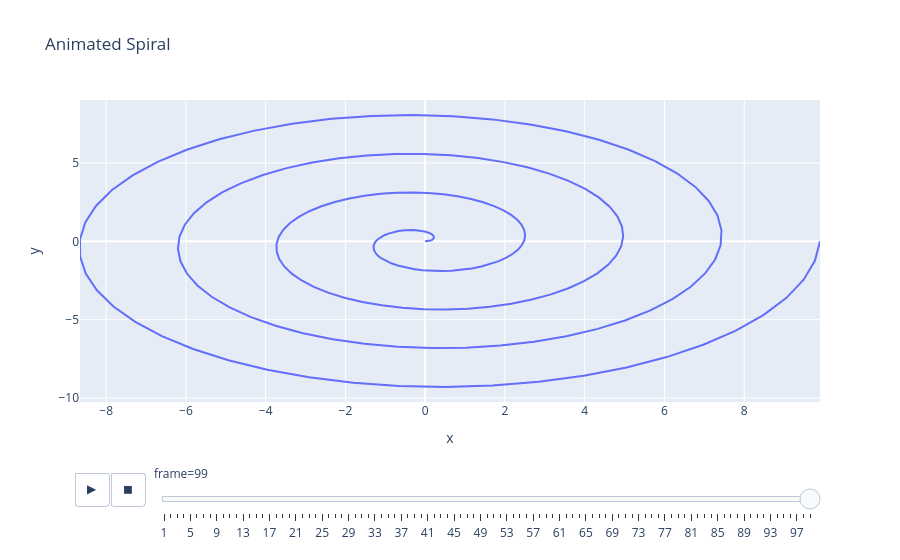

The notebook cell saved with this chart:
### Code cell
import numpy as np
import plotly.express as px
import pandas as pd

frames = []

for t in range(1, 100):
    theta = np.linspace(0, 8*np.pi, 200)
    r = np.linspace(0, t/10, 200)

    x = r * np.cos(theta)
    y = r * np.sin(theta)

    temp = pd.DataFrame({
        "x": x,
        "y": y,
        "frame": t
    })

    frames.append(temp)

df = pd.concat(frames)

fig = px.line(
    df,
    x="x",
    y="y",
    animation_frame="frame",
    title="Animated Spiral"
)

fig.show()

### Figure 1 — Plotly figure (JSON) as saved in the notebook; plotly's stock layout.template omitted (floating-point values rounded to 4 significant figures; data arrays with more than 128 entries replaced by an {"elided": "..."} marker saying what was removed)
{"data": [{"hovertemplate": "frame=99<br>x=%{x}<br>y=%{y}<extra></extra>", "legendgroup": "", "line": {"color": "#636efa", "dash": "solid"}, "marker": {"symbol": "circle"}, "mode": "lines", "name": "", "orientation": "v", "showlegend": false, "type": "scatter", "x": {"elided": "200 float values"}, "xaxis": "x", "y": {"elided": "200 float values"}, "yaxis": "y"}], "layout": {"autosize": true, "legend": {"tracegroupgap": 0}, "sliders": [{"active": 98, "currentvalue": {"prefix": "frame="}, "len": 0.9, "pad": {"b": 10, "t": 60}, "steps": [{"args": [["1"], {"frame": {"duration": 0, "redraw": false}, "fromcurrent": true, "mode": "immediate", "transition": {"duration": 0, "easing": "linear"}}], "label": "1", "method": "animate"}, {"args": [["2"], {"frame": {"duration": 0, "redraw": false}, "fromcurrent": true, "mode": "immediate", "transition": {"duration": 0, "easing": "linear"}}], "label": "2", "method": "animate"}, {"args": [["3"], {"frame": {"duration": 0, "redraw": false}, "fromcurrent": true, "mode": "immediate", "transition": {"duration": 0, "easing": "linear"}}], "label": "3", "method": "animate"}, {"args": [["4"], {"frame": {"duration": 0, "redraw": false}, "fromcurrent": true, "mode": "immediate", "transition": {"duration": 0, "easing": "linear"}}], "label": "4", "method": "animate"}, {"args": [["5"], {"frame": {"duration": 0, "redraw": false}, "fromcurrent": true, "mode": "immediate", "transition": {"duration": 0, "easing": "linear"}}], "label": "5", "method": "animate"}, {"args": [["6"], {"frame": {"duration": 0, "redraw": false}, "fromcurrent": true, "mode": "immediate", "transition": {"duration": 0, "easing": "linear"}}], "label": "6", "method": "animate"}, {"args": [["7"], {"frame": {"duration": 0, "redraw": false}, "fromcurrent": true, "mode": "immediate", "transition": {"duration": 0, "easing": "linear"}}], "label": "7", "method": "animate"}, {"args": [["8"], {"frame": {"duration": 0, "redraw": false}, "fromcurrent": true, "mode": "immediate", "transition": {"duration": 0, "easing": "linear"}}], "label": "8", "method": "animate"}, {"args": [["9"], {"frame": {"duration": 0, "redraw": false}, "fromcurrent": true, "mode": "immediate", "transition": {"duration": 0, "easing": "linear"}}], "label": "9", "method": "animate"}, {"args": [["10"], {"frame": {"duration": 0, "redraw": false}, "fromcurrent": true, "mode": "immediate", "transition": {"duration": 0, "easing": "linear"}}], "label": "10", "method": "animate"}, {"args": [["11"], {"frame": {"duration": 0, "redraw": false}, "fromcurrent": true, "mode": "immediate", "transition": {"duration": 0, "easing": "linear"}}], "label": "11", "method": "animate"}, {"args": [["12"], {"frame": {"duration": 0, "redraw": false}, "fromcurrent": true, "mode": "immediate", "transition": {"duration": 0, "easing": "linear"}}], "label": "12", "method": "animate"}, {"args": [["13"], {"frame": {"duration": 0, "redraw": false}, "fromcurrent": true, "mode": "immediate", "transition": {"duration": 0, "easing": "linear"}}], "label": "13", "method": "animate"}, {"args": [["14"], {"frame": {"duration": 0, "redraw": false}, "fromcurrent": true, "mode": "immediate", "transition": {"duration": 0, "easing": "linear"}}], "label": "14", "method": "animate"}, {"args": [["15"], {"frame": {"duration": 0, "redraw": false}, "fromcurrent": true, "mode": "immediate", "transition": {"duration": 0, "easing": "linear"}}], "label": "15", "method": "animate"}, {"args": [["16"], {"frame": {"duration": 0, "redraw": false}, "fromcurrent": true, "mode": "immediate", "transition": {"duration": 0, "easing": "linear"}}], "label": "16", "method": "animate"}, {"args": [["17"], {"frame": {"duration": 0, "redraw": false}, "fromcurrent": true, "mode": "immediate", "transition": {"duration": 0, "easing": "linear"}}], "label": "17", "method": "animate"}, {"args": [["18"], {"frame": {"duration": 0, "redraw": false}, "fromcurrent": true, "mode": "immediate", "transition": {"duration": 0, "easing": "linear"}}], "label": "18", "method": "animate"}, {"args": [["19"], {"frame": {"duration": 0, "redraw": false}, "fromcurrent": true, "mode": "immediate", "transition": {"duration": 0, "easing": "linear"}}], "label": "19", "method": "animate"}, {"args": [["20"], {"frame": {"duration": 0, "redraw": false}, "fromcurrent": true, "mode": "immediate", "transition": {"duration": 0, "easing": "linear"}}], "label": "20", "method": "animate"}, {"args": [["21"], {"frame": {"duration": 0, "redraw": false}, "fromcurrent": true, "mode": "immediate", "transition": {"duration": 0, "easing": "linear"}}], "label": "21", "method": "animate"}, {"args": [["22"], {"frame": {"duration": 0, "redraw": false}, "fromcurrent": true, "mode": "immediate", "transition": {"duration": 0, "easing": "linear"}}], "label": "22", "method": "animate"}, {"args": [["23"], {"frame": {"duration": 0, "redraw": false}, "fromcurrent": true, "mode": "immediate", "transition": {"duration": 0, "easing": "linear"}}], "label": "23", "method": "animate"}, {"args": [["24"], {"frame": {"duration": 0, "redraw": false}, "fromcurrent": true, "mode": "immediate", "transition": {"duration": 0, "easing": "linear"}}], "label": "24", "method": "animate"}, {"args": [["25"], {"frame": {"duration": 0, "redraw": false}, "fromcurrent": true, "mode": "immediate", "transition": {"duration": 0, "easing": "linear"}}], "label": "25", "method": "animate"}, {"args": [["26"], {"frame": {"duration": 0, "redraw": false}, "fromcurrent": true, "mode": "immediate", "transition": {"duration": 0, "easing": "linear"}}], "label": "26", "method": "animate"}, {"args": [["27"], {"frame": {"duration": 0, "redraw": false}, "fromcurrent": true, "mode": "immediate", "transition": {"duration": 0, "easing": "linear"}}], "label": "27", "method": "animate"}, {"args": [["28"], {"frame": {"duration": 0, "redraw": false}, "fromcurrent": true, "mode": "immediate", "transition": {"duration": 0, "easing": "linear"}}], "label": "28", "method": "animate"}, {"args": [["29"], {"frame": {"duration": 0, "redraw": false}, "fromcurrent": true, "mode": "immediate", "transition": {"duration": 0, "easing": "linear"}}], "label": "29", "method": "animate"}, {"args": [["30"], {"frame": {"duration": 0, "redraw": false}, "fromcurrent": true, "mode": "immediate", "transition": {"duration": 0, "easing": "linear"}}], "label": "30", "method": "animate"}, {"args": [["31"], {"frame": {"duration": 0, "redraw": false}, "fromcurrent": true, "mode": "immediate", "transition": {"duration": 0, "easing": "linear"}}], "label": "31", "method": "animate"}, {"args": [["32"], {"frame": {"duration": 0, "redraw": false}, "fromcurrent": true, "mode": "immediate", "transition": {"duration": 0, "easing": "linear"}}], "label": "32", "method": "animate"}, {"args": [["33"], {"frame": {"duration": 0, "redraw": false}, "fromcurrent": true, "mode": "immediate", "transition": {"duration": 0, "easing": "linear"}}], "label": "33", "method": "animate"}, {"args": [["34"], {"frame": {"duration": 0, "redraw": false}, "fromcurrent": true, "mode": "immediate", "transition": {"duration": 0, "easing": "linear"}}], "label": "34", "method": "animate"}, {"args": [["35"], {"frame": {"duration": 0, "redraw": false}, "fromcurrent": true, "mode": "immediate", "transition": {"duration": 0, "easing": "linear"}}], "label": "35", "method": "animate"}, {"args": [["36"], {"frame": {"duration": 0, "redraw": false}, "fromcurrent": true, "mode": "immediate", "transition": {"duration": 0, "easing": "linear"}}], "label": "36", "method": "animate"}, {"args": [["37"], {"frame": {"duration": 0, "redraw": false}, "fromcurrent": true, "mode": "immediate", "transition": {"duration": 0, "easing": "linear"}}], "label": "37", "method": "animate"}, {"args": [["38"], {"frame": {"duration": 0, "redraw": false}, "fromcurrent": true, "mode": "immediate", "transition": {"duration": 0, "easing": "linear"}}], "label": "38", "method": "animate"}, {"args": [["39"], {"frame": {"duration": 0, "redraw": false}, "fromcurrent": true, "mode": "immediate", "transition": {"duration": 0, "easing": "linear"}}], "label": "39", "method": "animate"}, {"args": [["40"], {"frame": {"duration": 0, "redraw": false}, "fromcurrent": true, "mode": "immediate", "transition": {"duration": 0, "easing": "linear"}}], "label": "40", "method": "animate"}, {"args": [["41"], {"frame": {"duration": 0, "redraw": false}, "fromcurrent": true, "mode": "immediate", "transition": {"duration": 0, "easing": "linear"}}], "label": "41", "method": "animate"}, {"args": [["42"], {"frame": {"duration": 0, "redraw": false}, "fromcurrent": true, "mode": "immediate", "transition": {"duration": 0, "easing": "linear"}}], "label": "42", "method": "animate"}, {"args": [["43"], {"frame": {"duration": 0, "redraw": false}, "fromcurrent": true, "mode": "immediate", "transition": {"duration": 0, "easing": "linear"}}], "label": "43", "method": "animate"}, {"args": [["44"], {"frame": {"duration": 0, "redraw": false}, "fromcurrent": true, "mode": "immediate", "transition": {"duration": 0, "easing": "linear"}}], "label": "44", "method": "animate"}, {"args": [["45"], {"frame": {"duration": 0, "redraw": false}, "fromcurrent": true, "mode": "immediate", "transition": {"duration": 0, "easing": "linear"}}], "label": "45", "method": "animate"}, {"args": [["46"], {"frame": {"duration": 0, "redraw": false}, "fromcurrent": true, "mode": "immediate", "transition": {"duration": 0, "easing": "linear"}}], "label": "46", "method": "animate"}, {"args": [["47"], {"frame": {"duration": 0, "redraw": false}, "fromcurrent": true, "mode": "immediate", "transition": {"duration": 0, "easing": "linear"}}], "label": "47", "method": "animate"}, {"args": [["48"], {"frame": {"duration": 0, "redraw": false}, "fromcurrent": true, "mode": "immediate", "transition": {"duration": 0, "easing": "linear"}}], "label": "48", "method": "animate"}, {"args": [["49"], {"frame": {"duration": 0, "redraw": false}, "fromcurrent": true, "mode": "immediate", "transition": {"duration": 0, "easing": "linear"}}], "label": "49", "method": "animate"}, {"args": [["50"], {"frame": {"duration": 0, "redraw": false}, "fromcurrent": true, "mode": "immediate", "transition": {"duration": 0, "easing": "linear"}}], "label": "50", "method": "animate"}, {"args": [["51"], {"frame": {"duration": 0, "redraw": false}, "fromcurrent": true, "mode": "immediate", "transition": {"duration": 0, "easing": "linear"}}], "label": "51", "method": "animate"}, {"args": [["52"], {"frame": {"duration": 0, "redraw": false}, "fromcurrent": true, "mode": "immediate", "transition": {"duration": 0, "easing": "linear"}}], "label": "52", "method": "animate"}, {"args": [["53"], {"frame": {"duration": 0, "redraw": false}, "fromcurrent": true, "mode": "immediate", "transition": {"duration": 0, "easing": "linear"}}], "label": "53", "method": "animate"}, {"args": [["54"], {"frame": {"duration": 0, "redraw": false}, "fromcurrent": true, "mode": "immediate", "transition": {"duration": 0, "easing": "linear"}}], "label": "54", "method": "animate"}, {"args": [["55"], {"frame": {"duration": 0, "redraw": false}, "fromcurrent": true, "mode": "immediate", "transition": {"duration": 0, "easing": "linear"}}], "label": "55", "method": "animate"}, {"args": [["56"], {"frame": {"duration": 0, "redraw": false}, "fromcurrent": true, "mode": "immediate", "transition": {"duration": 0, "easing": "linear"}}], "label": "56", "method": "animate"}, {"args": [["57"], {"frame": {"duration": 0, "redraw": false}, "fromcurrent": true, "mode": "immediate", "transition": {"duration": 0, "easing": "linear"}}], "label": "57", "method": "animate"}, {"args": [["58"], {"frame": {"duration": 0, "redraw": false}, "fromcurrent": true, "mode": "immediate", "transition": {"duration": 0, "easing": "linear"}}], "label": "58", "method": "animate"}, {"args": [["59"], {"frame": {"duration": 0, "redraw": false}, "fromcurrent": true, "mode": "immediate", "transition": {"duration": 0, "easing": "linear"}}], "label": "59", "method": "animate"}, {"args": [["60"], {"frame": {"duration": 0, "redraw": false}, "fromcurrent": true, "mode": "immediate", "transition": {"duration": 0, "easing": "linear"}}], "label": "60", "method": "animate"}, {"args": [["61"], {"frame": {"duration": 0, "redraw": false}, "fromcurrent": true, "mode": "immediate", "transition": {"duration": 0, "easing": "linear"}}], "label": "61", "method": "animate"}, {"args": [["62"], {"frame": {"duration": 0, "redraw": false}, "fromcurrent": true, "mode": "immediate", "transition": {"duration": 0, "easing": "linear"}}], "label": "62", "method": "animate"}, {"args": [["63"], {"frame": {"duration": 0, "redraw": false}, "fromcurrent": true, "mode": "immediate", "transition": {"duration": 0, "easing": "linear"}}], "label": "63", "method": "animate"}, {"args": [["64"], {"frame": {"duration": 0, "redraw": false}, "fromcurrent": true, "mode": "immediate", "transition": {"duration": 0, "easing": "linear"}}], "label": "64", "method": "animate"}, {"args": [["65"], {"frame": {"duration": 0, "redraw": false}, "fromcurrent": true, "mode": "immediate", "transition": {"duration": 0, "easing": "linear"}}], "label": "65", "method": "animate"}, {"args": [["66"], {"frame": {"duration": 0, "redraw": false}, "fromcurrent": true, "mode": "immediate", "transition": {"duration": 0, "easing": "linear"}}], "label": "66", "method": "animate"}, {"args": [["67"], {"frame": {"duration": 0, "redraw": false}, "fromcurrent": true, "mode": "immediate", "transition": {"duration": 0, "easing": "linear"}}], "label": "67", "method": "animate"}, {"args": [["68"], {"frame": {"duration": 0, "redraw": false}, "fromcurrent": true, "mode": "immediate", "transition": {"duration": 0, "easing": "linear"}}], "label": "68", "method": "animate"}, {"args": [["69"], {"frame": {"duration": 0, "redraw": false}, "fromcurrent": true, "mode": "immediate", "transition": {"duration": 0, "easing": "linear"}}], "label": "69", "method": "animate"}, {"args": [["70"], {"frame": {"duration": 0, "redraw": false}, "fromcurrent": true, "mode": "immediate", "transition": {"duration": 0, "easing": "linear"}}], "label": "70", "method": "animate"}, {"args": [["71"], {"frame": {"duration": 0, "redraw": false}, "fromcurrent": true, "mode": "immediate", "transition": {"duration": 0, "easing": "linear"}}], "label": "71", "method": "animate"}, {"args": [["72"], {"frame": {"duration": 0, "redraw": false}, "fromcurrent": true, "mode": "immediate", "transition": {"duration": 0, "easing": "linear"}}], "label": "72", "method": "animate"}, {"args": [["73"], {"frame": {"duration": 0, "redraw": false}, "fromcurrent": true, "mode": "immediate", "transition": {"duration": 0, "easing": "linear"}}], "label": "73", "method": "animate"}, {"args": [["74"], {"frame": {"duration": 0, "redraw": false}, "fromcurrent": true, "mode": "immediate", "transition": {"duration": 0, "easing": "linear"}}], "label": "74", "method": "animate"}, {"args": [["75"], {"frame": {"duration": 0, "redraw": false}, "fromcurrent": true, "mode": "immediate", "transition": {"duration": 0, "easing": "linear"}}], "label": "75", "method": "animate"}, {"args": [["76"], {"frame": {"duration": 0, "redraw": false}, "fromcurrent": true, "mode": "immediate", "transition": {"duration": 0, "easing": "linear"}}], "label": "76", "method": "animate"}, {"args": [["77"], {"frame": {"duration": 0, "redraw": false}, "fromcurrent": true, "mode": "immediate", "transition": {"duration": 0, "easing": "linear"}}], "label": "77", "method": "animate"}, {"args": [["78"], {"frame": {"duration": 0, "redraw": false}, "fromcurrent": true, "mode": "immediate", "transition": {"duration": 0, "easing": "linear"}}], "label": "78", "method": "animate"}, {"args": [["79"], {"frame": {"duration": 0, "redraw": false}, "fromcurrent": true, "mode": "immediate", "transition": {"duration": 0, "easing": "linear"}}], "label": "79", "method": "animate"}, {"args": [["80"], {"frame": {"duration": 0, "redraw": false}, "fromcurrent": true, "mode": "immediate", "transition": {"duration": 0, "easing": "linear"}}], "label": "80", "method": "animate"}, {"args": [["81"], {"frame": {"duration": 0, "redraw": false}, "fromcurrent": true, "mode": "immediate", "transition": {"duration": 0, "easing": "linear"}}], "label": "81", "method": "animate"}, {"args": [["82"], {"frame": {"duration": 0, "redraw": false}, "fromcurrent": true, "mode": "immediate", "transition": {"duration": 0, "easing": "linear"}}], "label": "82", "method": "animate"}, {"args": [["83"], {"frame": {"duration": 0, "redraw": false}, "fromcurrent": true, "mode": "immediate", "transition": {"duration": 0, "easing": "linear"}}], "label": "83", "method": "animate"}, {"args": [["84"], {"frame": {"duration": 0, "redraw": false}, "fromcurrent": true, "mode": "immediate", "transition": {"duration": 0, "easing": "linear"}}], "label": "84", "method": "animate"}, {"args": [["85"], {"frame": {"duration": 0, "redraw": false}, "fromcurrent": true, "mode": "immediate", "transition": {"duration": 0, "easing": "linear"}}], "label": "85", "method": "animate"}, {"args": [["86"], {"frame": {"duration": 0, "redraw": false}, "fromcurrent": true, "mode": "immediate", "transition": {"duration": 0, "easing": "linear"}}], "label": "86", "method": "animate"}, {"args": [["87"], {"frame": {"duration": 0, "redraw": false}, "fromcurrent": true, "mode": "immediate", "transition": {"duration": 0, "easing": "linear"}}], "label": "87", "method": "animate"}, {"args": [["88"], {"frame": {"duration": 0, "redraw": false}, "fromcurrent": true, "mode": "immediate", "transition": {"duration": 0, "easing": "linear"}}], "label": "88", "method": "animate"}, {"args": [["89"], {"frame": {"duration": 0, "redraw": false}, "fromcurrent": true, "mode": "immediate", "transition": {"duration": 0, "easing": "linear"}}], "label": "89", "method": "animate"}, {"args": [["90"], {"frame": {"duration": 0, "redraw": false}, "fromcurrent": true, "mode": "immediate", "transition": {"duration": 0, "easing": "linear"}}], "label": "90", "method": "animate"}, {"args": [["91"], {"frame": {"duration": 0, "redraw": false}, "fromcurrent": true, "mode": "immediate", "transition": {"duration": 0, "easing": "linear"}}], "label": "91", "method": "animate"}, {"args": [["92"], {"frame": {"duration": 0, "redraw": false}, "fromcurrent": true, "mode": "immediate", "transition": {"duration": 0, "easing": "linear"}}], "label": "92", "method": "animate"}, {"args": [["93"], {"frame": {"duration": 0, "redraw": false}, "fromcurrent": true, "mode": "immediate", "transition": {"duration": 0, "easing": "linear"}}], "label": "93", "method": "animate"}, {"args": [["94"], {"frame": {"duration": 0, "redraw": false}, "fromcurrent": true, "mode": "immediate", "transition": {"duration": 0, "easing": "linear"}}], "label": "94", "method": "animate"}, {"args": [["95"], {"frame": {"duration": 0, "redraw": false}, "fromcurrent": true, "mode": "immediate", "transition": {"duration": 0, "easing": "linear"}}], "label": "95", "method": "animate"}, {"args": [["96"], {"frame": {"duration": 0, "redraw": false}, "fromcurrent": true, "mode": "immediate", "transition": {"duration": 0, "easing": "linear"}}], "label": "96", "method": "animate"}, {"args": [["97"], {"frame": {"duration": 0, "redraw": false}, "fromcurrent": true, "mode": "immediate", "transition": {"duration": 0, "easing": "linear"}}], "label": "97", "method": "animate"}, {"args": [["98"], {"frame": {"duration": 0, "redraw": false}, "fromcurrent": true, "mode": "immediate", "transition": {"duration": 0, "easing": "linear"}}], "label": "98", "method": "animate"}, {"args": [["99"], {"frame": {"duration": 0, "redraw": false}, "fromcurrent": true, "mode": "immediate", "transition": {"duration": 0, "easing": "linear"}}], "label": "99", "method": "animate"}], "x": 0.1, "xanchor": "left", "y": 0, "yanchor": "top"}], "title": {"text": "Animated Spiral"}, "updatemenus": [{"active": 0, "buttons": [{"args": [null, {"frame": {"duration": 500, "redraw": false}, "fromcurrent": true, "mode": "immediate", "transition": {"duration": 500, "easing": "linear"}}], "label": "&#9654;", "method": "animate"}, {"args": [[null], {"frame": {"duration": 0, "redraw": false}, "fromcurrent": true, "mode": "immediate", "transition": {"duration": 0, "easing": "linear"}}], "label": "&#9724;", "method": "animate"}], "direction": "left", "pad": {"r": 10, "t": 70}, "showactive": false, "type": "buttons", "x": 0.1, "xanchor": "right", "y": 0, "yanchor": "top"}], "xaxis": {"anchor": "y", "autorange": true, "domain": [0, 1], "range": [-0.08743, 0.1], "title": {"text": "x"}, "type": "linear"}, "yaxis": {"anchor": "x", "autorange": true, "domain": [0, 1], "range": [-0.1036, 0.09108], "title": {"text": "y"}, "type": "linear"}}}
